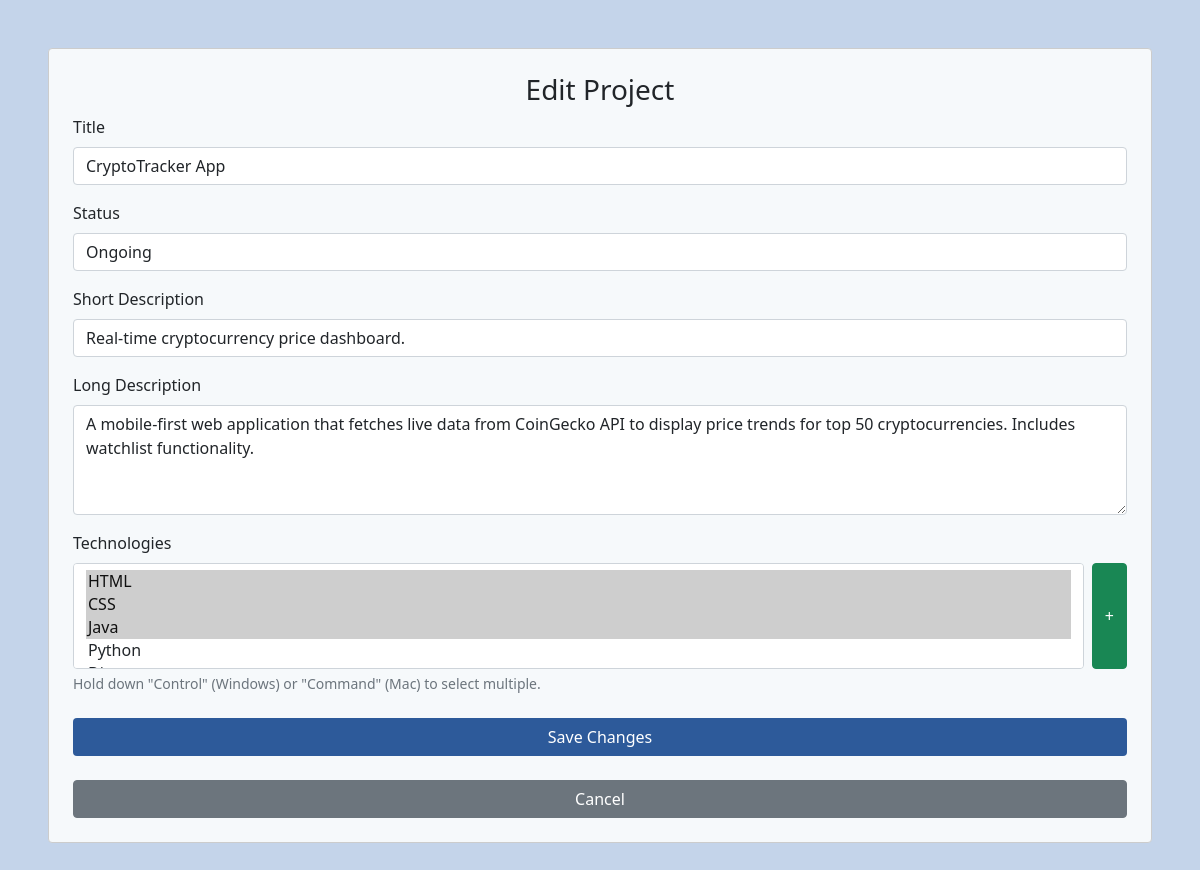
The page /edit_project/3 (signed in) on the database its author committed.
### projectManager/models.py (models this page shows, shortened)
class Project(models.Model):
    title = models.CharField(max_length=50)
    creator = models.ForeignKey(User, on_delete=models.CASCADE, related_name='projects')
    short_description = models.TextField(max_length=80)
    long_description = models.TextField()
    technologies = models.ManyToManyField(Technology, related_name='technologies')
    status = models.CharField(max_length=20, choices=STATUS_CHOICES, default='ongoing')
    created_at = models.DateTimeField(auto_now_add=True)

### projectManager/views.py (the view)
# urls.py: path("edit_project/<int:id>", views.edit_project, name="edit_project"),
@login_required
def edit_project(request, id):
    project = Project.objects.get(id=id)
    if request.user != project.creator:
        messages.error(request, "You are not authorized to edit this project.")
        return redirect('project', id=id)
    if request.method == "POST":
        form = ProjectForm(request.POST, instance=project)
        if form.is_valid():
            form.save()
            messages.success(request, "Project updated successfully!")
            return redirect('project', id=id)
    else:
        form = ProjectForm(instance=project)
    tech_form = TechnologyForm()
    return render(request, "projectManager/edit_project.html", {
        "form": form,
        "tech_form": tech_form,
        "project": project
    })

### projectManager/forms.py
class ProjectForm(forms.ModelForm):
    class Meta:
        model = Project
        fields = ['title', 'short_description', 'long_description', 'status', 'technologies']
        widgets = {
            'title': forms.TextInput(attrs={
                'class': 'form-control w-100',
                'placeholder': 'Enter project title'
            }),
            'short_description': forms.TextInput(attrs={
                'class': 'form-control w-100',
                'placeholder': 'Enter short description'
            }),
            'long_description': forms.Textarea(attrs={
                'class': 'form-control w-100',
                'placeholder': 'Enter detailed description',
                'rows': 4
            }),
            'status': forms.Select(attrs={
                'class': 'form-control w-100',
            }),
            'technologies': forms.SelectMultiple(attrs={
                'class': 'form-control w-100',
            })
        }

class TechnologyForm(forms.ModelForm):
    class Meta:
        model = Technology
        fields = ['name']
        widgets = {
            'name': forms.TextInput(attrs={
                'class': 'form-control',
                'placeholder': 'Enter new technology name',
                'id': 'new-tech-name'  # ID for easy JS access
            })
        }

### projectManager/models.py (called while the page is built)
    def __str__(self):
        return self.name

### projectManager/templates/projectManager/edit_project.html (shortened to what this page needs)
{% extends 'projectManager/layout.html' %}
{% load static %}
{% block body %}
<main class="p-5">
    <div class="bg-light container mx-auto p-4 rounded">
        <h3 class="mb-2 text-center">Edit Project</h3>
        <form action="{% url 'edit_project' project.id %}" method="post">
            <fieldset class="mb-3">
                <label class="form-label">Title</label>
                {{ form.title }}
            </fieldset>
            <fieldset class="mb-3">
                <label class="form-label">Status</label>
                {{ form.status }}
            </fieldset>
            <fieldset class="mb-3">
                <label class="form-label">Short Description</label>
                {{ form.short_description }}
            </fieldset>
            <fieldset class="mb-3">
                <label class="form-label">Long Description</label>
                {{ form.long_description }}
            </fieldset>
            <fieldset class="mb-4">
                <label class="form-label">Technologies</label>
                <div class="d-flex gap-2">
                    {{ form.technologies }}
                    <button type="button" class="btn btn-success" data-bs-toggle="modal" data-bs-target="#addTechModal">
                        +
                    </button>
                </div>
                <div class="form-text text-muted">Hold down "Control" (Windows) or "Command" (Mac) to select multiple.</div>
            </fieldset>
            <input type="submit" value="Save Changes" class="btn btn-main w-100">
            <a href="{% url 'project' project.id %}" class="btn btn-secondary w-100 mt-4">Cancel</a>
        </form>
    </div>
</main>
{% endblock %}

### projectManager/static/projectManager/styles.css (style rules this page uses)
body { background-color:#c4d4ea; }
.bg-light { background-color: #f6f9fb !important; border: 1px solid #ccc; }
.btn-main { background-color: #2d5a9a; color: white; }

### rows shown on the page
Project: title "CryptoTracker App", status "Ongoing", short_description "Real-time cryptocurrency price dashboard.", long_description "A mobile-first web application that fetches live data from CoinGecko API to display price trends for top 50 cryptocurrencies. Includes watchlist functionality."
